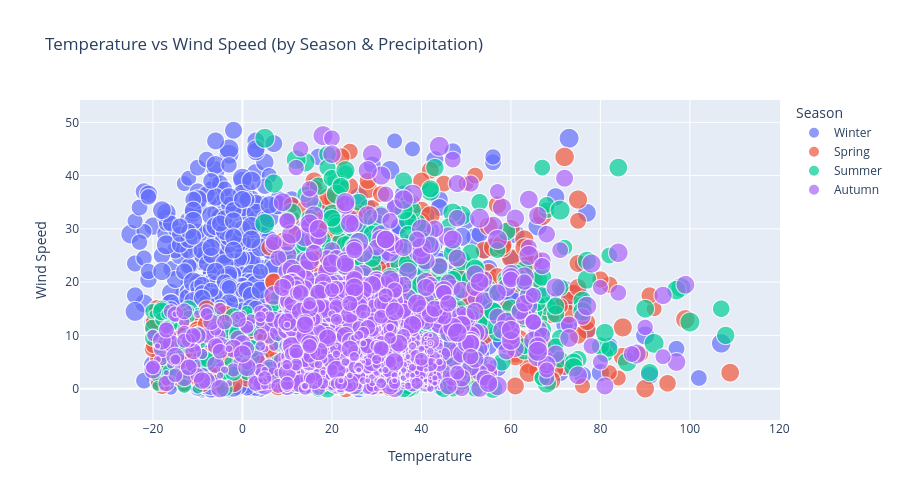

Notebook code cell kept with this figure:
### Code cell
# ── Scatter: Temperature vs Wind Speed by Season ──────────────────
if PLOTLY_AVAILABLE:
    fig = px.scatter(df, x='Temperature', y='Wind Speed', color='Season',
                     hover_name='Location', size='Precipitation (%)',
                     title='Temperature vs Wind Speed (by Season & Precipitation)')
    fig.update_layout(height=500)
    fig.show()
else:
    plt.figure(figsize=(10, 6))
    for season in df['Season'].unique():
        subset = df[df['Season'] == season]
        plt.scatter(subset['Temperature'], subset['Wind Speed'],
                    label=season, alpha=0.5, s=30)
    plt.xlabel('Temperature (°C)')
    plt.ylabel('Wind Speed')
    plt.title('Temperature vs Wind Speed by Season')
    plt.legend()
    plt.tight_layout()
    plt.show()

### Figure 1 — Plotly figure (JSON) as saved in the notebook; plotly's stock layout.template omitted (floating-point values rounded to 4 significant figures; data arrays with more than 128 entries replaced by an {"elided": "..."} marker saying what was removed)
{"data": [{"hovertemplate": "<b>%{hovertext}</b><br><br>Season=Winter<br>Temperature=%{x}<br>Wind Speed=%{y}<br>Precipitation (%)=%{marker.size}<extra></extra>", "hovertext": {"elided": "5610 str values"}, "legendgroup": "Winter", "marker": {"color": "#636efa", "size": {"elided": "5610 float values"}, "sizemode": "area", "sizeref": 0.2725, "symbol": "circle"}, "mode": "markers", "name": "Winter", "showlegend": true, "type": "scattergl", "x": {"elided": "5610 float values"}, "xaxis": "x", "y": {"elided": "5610 float values"}, "yaxis": "y"}, {"hovertemplate": "<b>%{hovertext}</b><br><br>Season=Spring<br>Temperature=%{x}<br>Wind Speed=%{y}<br>Precipitation (%)=%{marker.size}<extra></extra>", "hovertext": {"elided": "2598 str values"}, "legendgroup": "Spring", "marker": {"color": "#EF553B", "size": {"elided": "2598 float values"}, "sizemode": "area", "sizeref": 0.2725, "symbol": "circle"}, "mode": "markers", "name": "Spring", "showlegend": true, "type": "scattergl", "x": {"elided": "2598 float values"}, "xaxis": "x", "y": {"elided": "2598 float values"}, "yaxis": "y"}, {"hovertemplate": "<b>%{hovertext}</b><br><br>Season=Summer<br>Temperature=%{x}<br>Wind Speed=%{y}<br>Precipitation (%)=%{marker.size}<extra></extra>", "hovertext": {"elided": "2492 str values"}, "legendgroup": "Summer", "marker": {"color": "#00cc96", "size": {"elided": "2492 float values"}, "sizemode": "area", "sizeref": 0.2725, "symbol": "circle"}, "mode": "markers", "name": "Summer", "showlegend": true, "type": "scattergl", "x": {"elided": "2492 float values"}, "xaxis": "x", "y": {"elided": "2492 float values"}, "yaxis": "y"}, {"hovertemplate": "<b>%{hovertext}</b><br><br>Season=Autumn<br>Temperature=%{x}<br>Wind Speed=%{y}<br>Precipitation (%)=%{marker.size}<extra></extra>", "hovertext": {"elided": "2500 str values"}, "legendgroup": "Autumn", "marker": {"color": "#ab63fa", "size": {"elided": "2500 float values"}, "sizemode": "area", "sizeref": 0.2725, "symbol": "circle"}, "mode": "markers", "name": "Autumn", "showlegend": true, "type": "scattergl", "x": {"elided": "2500 float values"}, "xaxis": "x", "y": {"elided": "2500 float values"}, "yaxis": "y"}], "layout": {"height": 500, "legend": {"itemsizing": "constant", "title": {"text": "Season"}, "tracegroupgap": 0}, "title": {"text": "Temperature vs Wind Speed (by Season & Precipitation)"}, "xaxis": {"anchor": "y", "domain": [0, 1], "title": {"text": "Temperature"}}, "yaxis": {"anchor": "x", "domain": [0, 1], "title": {"text": "Wind Speed"}}}}
